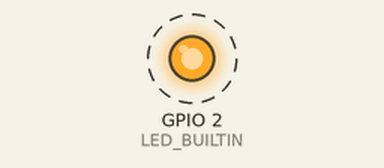
Bench run of a sketch on a simulated ESP32. On the bench: output pins drawn as LEDs (lit = HIGH). Dashed ring = blinking. What the sketch prints to the serial monitor is not drawn.

Above: at 0.3 s.
Timing chart, 0 to 3.1 s (numbered marks = the images above):
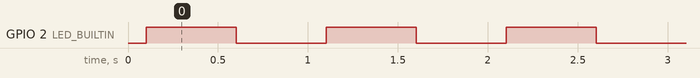

The sketch:

esp32_blink.ino
```cpp
// esp32_blink -- smoke-test firmware for an ESP32 dev board.
//
// Blinks the on-board LED and prints a heartbeat over serial so a fresh
// board/toolchain can be verified end to end: compile, upload, and read back.
// Most classic ESP32 devkits (DOIT, NodeMCU-32S, WROOM-32) wire the LED to
// GPIO 2; boards whose variant defines LED_BUILTIN use that instead.
//
// Identification protocol (what `apothecary firmware listen` and the /firmware
// page look for): print `apothecary <sketch>: hello` at boot and again every
// ANNOUNCE_EVERY beats, so a monitor that attaches late still learns which
// sketch is running without a reset.

#ifndef LED_BUILTIN
#define LED_BUILTIN 2
#endif

static const unsigned long PERIOD_MS = 500;
static const unsigned long ANNOUNCE_EVERY = 10;  // beats: one each time the LED comes on, once a second (~10 s)

static void announce() {
  Serial.println("apothecary esp32_blink: hello");
  Serial.printf("chip: %s rev %d, %d core(s), %lu MHz, LED on GPIO %d\n",
                ESP.getChipModel(), ESP.getChipRevision(), ESP.getChipCores(),
                (unsigned long)ESP.getCpuFreqMHz(), LED_BUILTIN);
}

void setup() {
  pinMode(LED_BUILTIN, OUTPUT);
  Serial.begin(115200);
  delay(100);
  Serial.println();
  announce();
}

void loop() {
  static bool on = false;
  static unsigned long beats = 0;
  on = !on;
  digitalWrite(LED_BUILTIN, on ? HIGH : LOW);
  if (on) {
    Serial.printf("blink %lu\n", ++beats);
    if (beats % ANNOUNCE_EVERY == 0) {
      announce();
    }
  }
  delay(PERIOD_MS);
}
```

Measured:
- by itself, GPIO 2 (LED_BUILTIN): alternates HIGH for 0.50 s and LOW for 0.50 s
